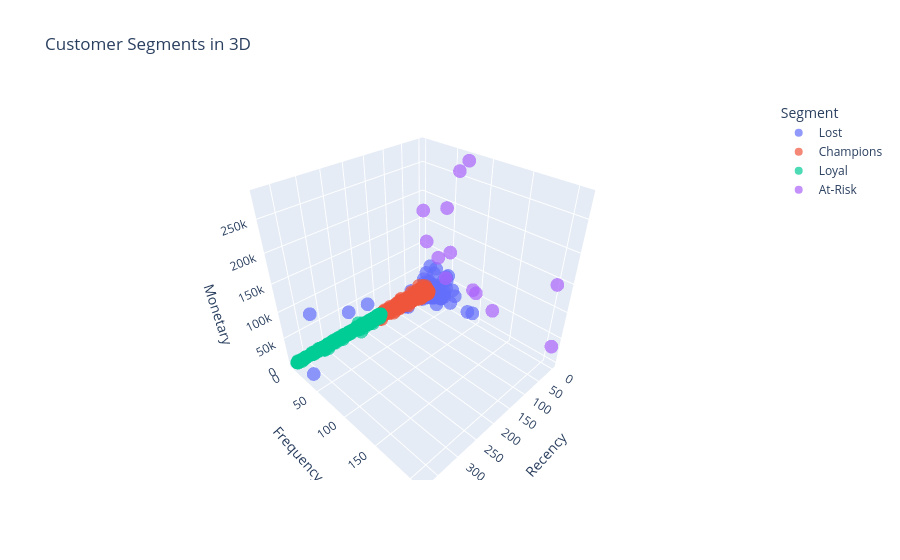

Notebook source saved alongside this figure:
### Markdown cell above
## 5. Visualizations

### Code cell
# 3D Cluster Plot
fig = px.scatter_3d(rfm, x='Recency', y='Frequency', z='Monetary', color='Segment',
                    title='Customer Segments in 3D', opacity=0.7)
fig.write_html('interactive_3d_clusters.html')
fig.show()

# Save static version
fig.write_image('visuals/3d_clusters.png', scale=2)

### Figure 1 — Plotly figure (JSON) as saved in the notebook; plotly's stock layout.template omitted (floating-point values rounded to 4 significant figures; data arrays with more than 128 entries replaced by an {"elided": "..."} marker saying what was removed)
{"data": [{"hovertemplate": "Segment=Lost<br>Recency=%{x}<br>Frequency=%{y}<br>Monetary=%{z}<extra></extra>", "legendgroup": "Lost", "marker": {"color": "#636efa", "opacity": 0.7, "symbol": "circle"}, "mode": "markers", "name": "Lost", "scene": "scene", "showlegend": true, "type": "scatter3d", "x": {"elided": "204 int values"}, "y": {"elided": "204 int values"}, "z": {"elided": "204 float values"}}, {"hovertemplate": "Segment=Champions<br>Recency=%{x}<br>Frequency=%{y}<br>Monetary=%{z}<extra></extra>", "legendgroup": "Champions", "marker": {"color": "#EF553B", "opacity": 0.7, "symbol": "circle"}, "mode": "markers", "name": "Champions", "scene": "scene", "showlegend": true, "type": "scatter3d", "x": {"elided": "3054 int values"}, "y": {"elided": "3054 int values"}, "z": {"elided": "3054 float values"}}, {"hovertemplate": "Segment=Loyal<br>Recency=%{x}<br>Frequency=%{y}<br>Monetary=%{z}<extra></extra>", "legendgroup": "Loyal", "marker": {"color": "#00cc96", "opacity": 0.7, "symbol": "circle"}, "mode": "markers", "name": "Loyal", "scene": "scene", "showlegend": true, "type": "scatter3d", "x": {"elided": "1067 int values"}, "y": {"elided": "1067 int values"}, "z": {"elided": "1067 float values"}}, {"hovertemplate": "Segment=At-Risk<br>Recency=%{x}<br>Frequency=%{y}<br>Monetary=%{z}<extra></extra>", "legendgroup": "At-Risk", "marker": {"color": "#ab63fa", "opacity": 0.7, "symbol": "circle"}, "mode": "markers", "name": "At-Risk", "scene": "scene", "showlegend": true, "type": "scatter3d", "x": [24, 1, 3, 10, 2, 1, 1, 39, 1, 8, 3, 2, 1], "y": [21, 209, 97, 55, 73, 201, 91, 63, 2, 46, 31, 124, 60], "z": [124900.0, 33720.0, 58830.0, 117400.0, 280200.0, 143800.0, 60770.0, 81020.0, 168500.0, 194600.0, 91060.0, 40990.0, 259700.0]}], "layout": {"legend": {"title": {"text": "Segment"}, "tracegroupgap": 0}, "scene": {"domain": {"x": [0, 1], "y": [0, 1]}, "xaxis": {"title": {"text": "Recency"}}, "yaxis": {"title": {"text": "Frequency"}}, "zaxis": {"title": {"text": "Monetary"}}}, "title": {"text": "Customer Segments in 3D"}}}
